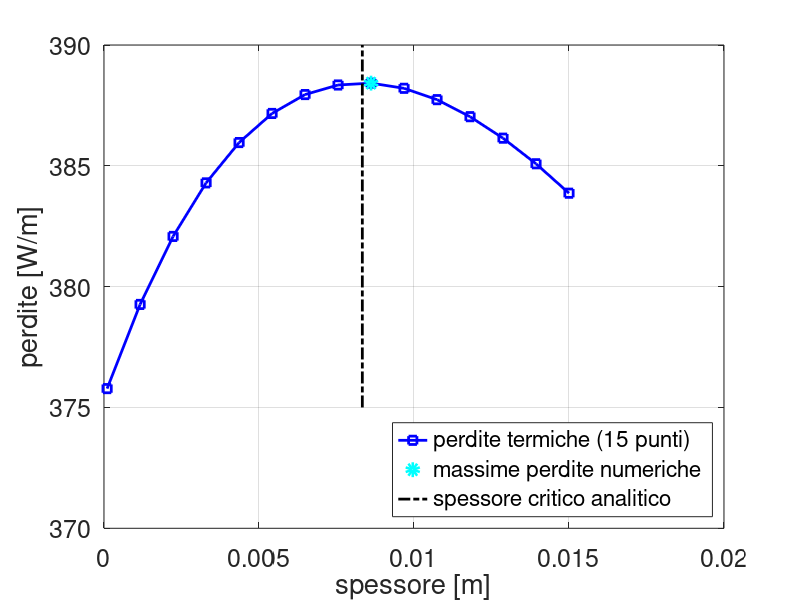

Reproduce this figure in MATLAB.
clc; clear; close all;

%% dati
kcu = 150; %W/mK
cpcu = 350; %J/kgK
rocu = 8900; %kg/m^3
roel = 2e-8; %hom*m
II = 2e4; %A
TN = 77; %K
hi = 1.2e3; %W/m^2K
kis = .5; %W/mK
cpis = 1.8e3; %J/kgK
rois = 2.5e3; %kg/m^3
Ta = 25+273.15; %K
he = 15; %W/m^2K
ri = 15e-3; %m
rcu = 25e-3; %m
%re = 26e-3; %m

tis1 = 1e-4; %m
tis2 = 15e-3; %m
ttv = linspace(tis1, tis2,15);

qqq=II^2*roel/(pi*(rcu^2-ri^2))^2; %W/m^3

%% ciclo
qqp = ones(size(ttv));
for jj = 1:length(ttv)
    re = rcu + ttv(jj);
    
    %% griglie
    drcu = 1e-6;
    rrcu = (ri:drcu:rcu)';
    nncu = length(rrcu);
    dris = 1e-6;
    rris = (rcu+dris:dris:re)';
    nnis = length(rris);

    rr = [rrcu; rris];
    nn = nncu+nnis;

    %% AA & bb
    diag_s = [drcu+2*rrcu; dris+2*rris];
    diag_p = [-4*rrcu; -4*rris];
    diag_i = [-drcu+2*rrcu; -dris+2*rris];

    AA = spdiags([diag_s diag_p diag_i],-1:1, nn,nn);

    bb = [qqq/-kcu*2*drcu^2*rrcu;zeros(nnis,1)];

    %% coco & TT
    % robin interna
    AA(1,1) = 1+hi*drcu/kcu;
    AA(1,2) = -1;
    bb(1) = hi*TN/kcu*drcu;

    % continuità di flusso
    AA(nncu,nncu-1) = -kcu*dris;
    AA(nncu,nncu) = kcu*dris+kis*drcu;
    AA(nncu,nncu+1) = -kis*drcu;
    bb(nncu) = 0;

    % robin esterna
    AA(end,end-1) = -1;
    AA(end,end) = 1+he*dris/kis;
    bb(end) = he*Ta*dris/kis;

    TT = AA\bb;
    
    qqp(jj) = pi*2*re*he*(Ta-TT(end));
end

%% massimi
[Qmax, tmax] = max(qqp); %numerico

%analitico
rcr = kis/he; 
tcr = rcr-rcu;

%% plotto raggio critico
plot(ttv, qqp, 'b-s', 'linewidth', 2);
hold on
plot(ttv(tmax), Qmax, 'co', 'linewidth', 5);
hold on
plot([tcr tcr], [375 390], 'k-.','linewidth', 2)
legend('perdite termiche (15 punti)','massime perdite numeriche', 'spessore critico analitico', 'location', 'southeast')
xlabel('spessore [m]')
ylabel('perdite [W/m]')
grid on
set(gca, 'fontsize', 18)
